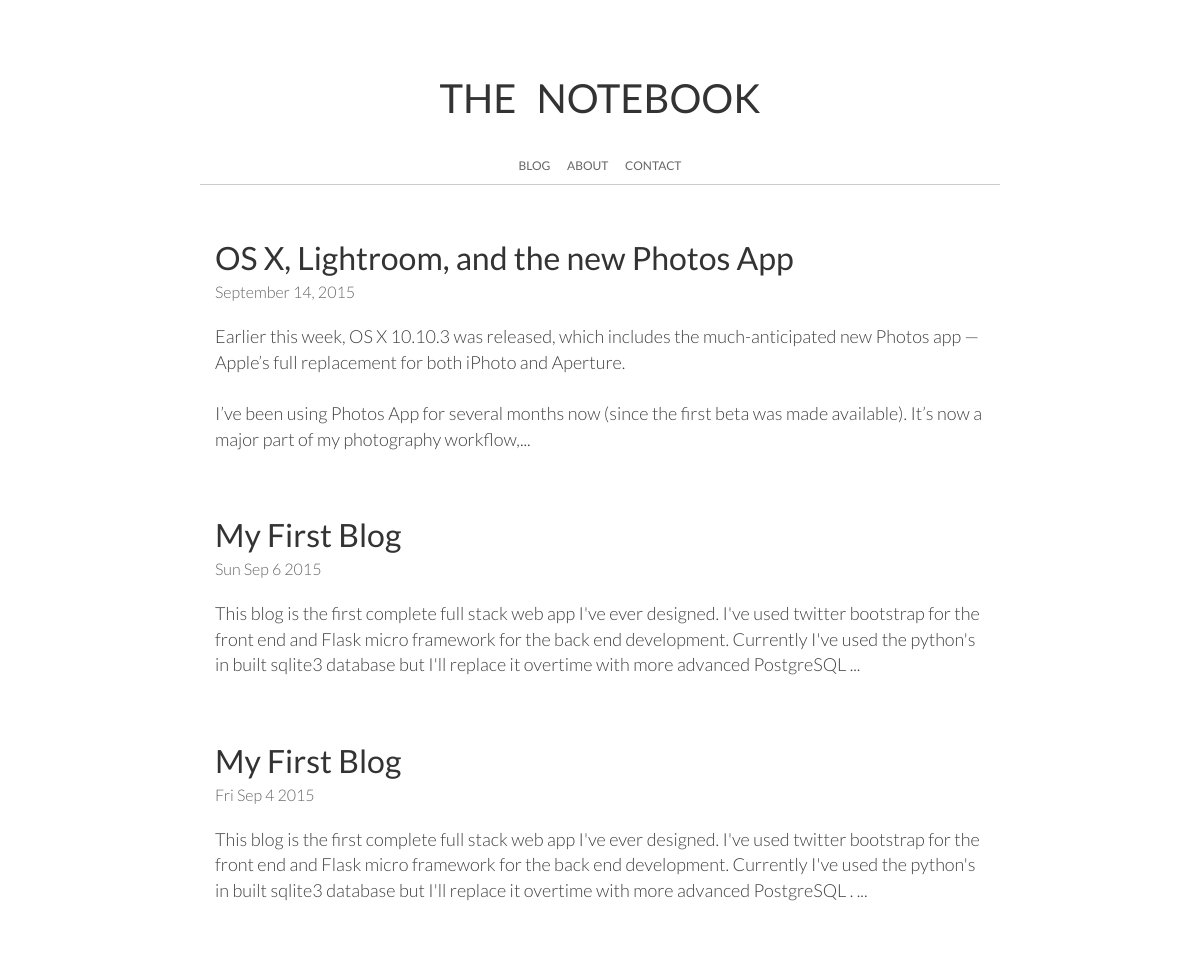
The app's page /, older data.
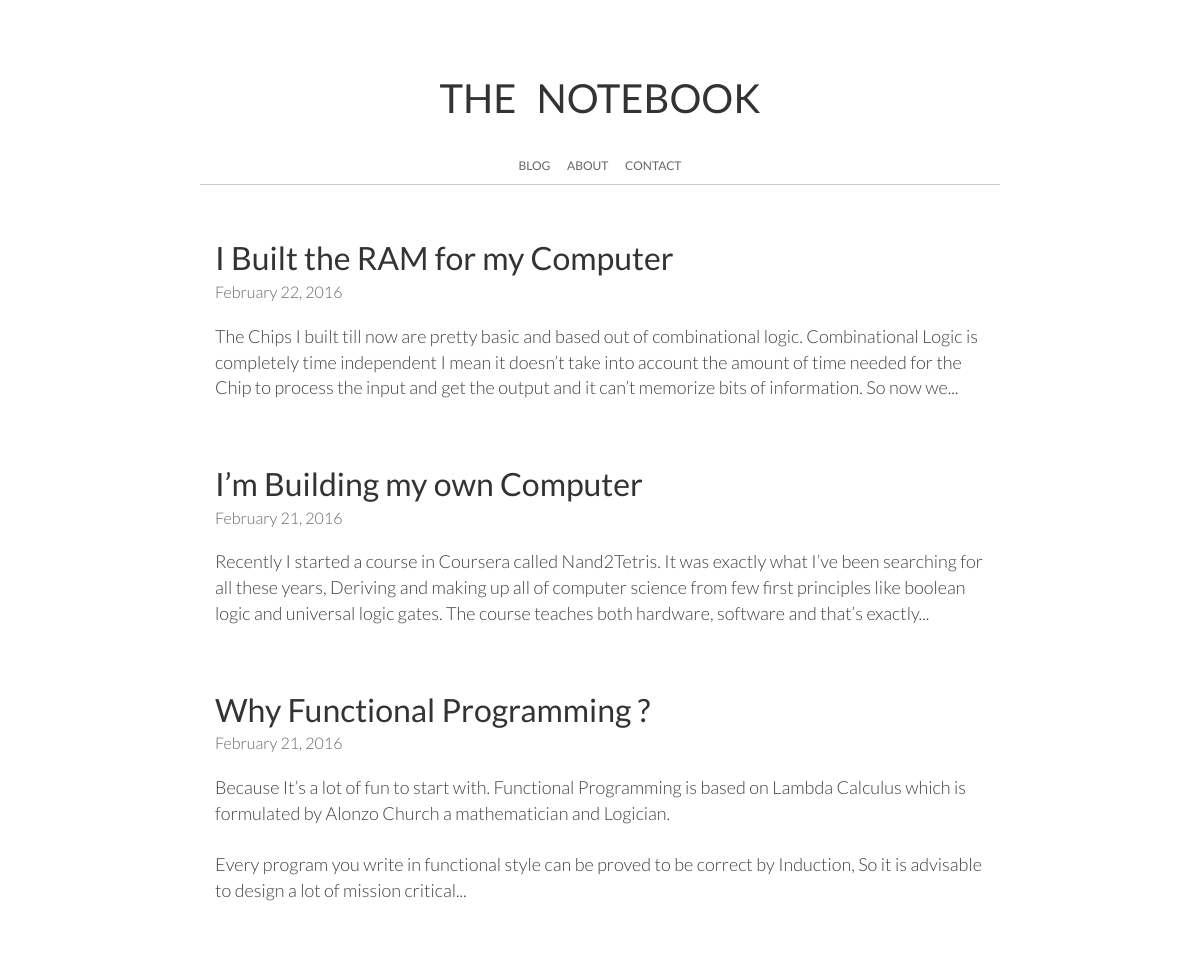
The same page, newer data.
### tables this page shows
CREATE TABLE "blog" (
	`id`	INTEGER PRIMARY KEY AUTOINCREMENT,
	`title`	TEXT,
	`article`	TEXT,
	`time`	TEXT
);

### Blog.py (the view)
@app.route('/')
def index():
	list_of_articles = db_connect()
	print list_of_articles
	return render_template('index.html', articles = list_of_articles ,summary = summary)

### Blog.py (called while the page is built)
def summary(article):
	pos = article.find(" ",300)
	return article[:pos]

def db_connect():
	conn = sqlite3.connect('/var/www/Blog/example.db')
	c = conn.cursor()
	c.execute('SELECT id,title,article,time FROM blog order by id DESC')
	list_of_articles = c.fetchall()
	conn.close()
	return list_of_articles

### templates/index.html
{% extends "layout.html" %}
{% block content %}
    {% for item in articles %}
	<div class="title"><a href={{ "/post/%s"%item[0] }}>{{ item[1] }}</a></div>
	<span style="color:#666;font-size:16px;font-weight:300">{{ item[3] }}</span><br><br>
	{% autoescape false %}
	<div class="article">{{ summary(item[2])+"..." }}</div>
	{% endautoescape %}
	<br><br><br>
    {% endfor %}
{% endblock %}

### templates/layout.html (shortened to what this page needs)
<!DOCTYPE html>
<html>
<head>
    {% block head %}
	<link rel="stylesheet" type="text/css" href="/static/css/bootstrap.min.css">
	<link rel="stylesheet" type="text/css" href="/static/css/index.css">
	{% endblock %}
</head>
<body>
	<div class="container-fluid" style="margin-top:70px;">
	    <div class="row">
	    	<div class="col-md-2"></div>
	    	<div class="col-md-8 head">
	    		<div class="heading">
	    		    THE&ensp;NOTEBOOK
	    		    <br>
	    		    <p class="links">
	    		    	<a href="/">BLOG</a> &emsp; <a href="/about">ABOUT</a> &emsp; <a href="/contact">CONTACT</a>
	    		    </p>
	    		</div>
	    	</div>
	    	<div class="col-md-2"></div>
	    </div>
		<div class="row">
			<div class="col-md-2"></div>
			<div class="col-md-8">
				{% block content %}{% endblock %}
			</div>
			<div class="col-md-2"></div>
		</div>
	</div>
</body>
</html>

### static/css/index.css (style rules this page uses)
body { font-family: 'Lato'; }
.head { margin-bottom: 50px; padding-bottom: 0px; border-bottom: solid 1px #ccc; }
.heading { color: #333; font-weight: 400; font-size: 40px; width: 100%; text-align: center; }
.heading .links { font-weight: 400; font-size: 12px; margin-top: 30px; }
.links a, .links a:hover, .links a:focus { text-decoration: none; color: #666; }
.title { font-weight: 400; font-size: 32px; color: #333; }
.title a, .title a:hover, .title a:focus,.article a, .article a:hover, .article a:focus { text-decoration: none; color: #333; }
.article { font-weight: 300; font-size: 18px; color: #404040; }

Row changes from the older to the newer data that the page shows:
removed blog: title "OS X, Lightroom, and the new Photos App", time "September 14, 2015", article "Earlier this week, OS X 10.10.3 was released, which includes the much-anticipated new Photos app — Apple’s full replacement for both iPhoto and Aperture. I’ve been using Photos App for several months now (since the first beta was made available). It’s now a major part of my photography workflow,..."
removed blog: title "My First Blog", time "Sun Sep 6 2015", article "This blog is the first complete full stack web app I've ever designed. I've used twitter bootstrap for the front end and Flask micro framework for the back end development. Currently I've used the python's in built sqlite3 database but I'll replace it overtime with more advanced PostgreSQL ..."
removed blog: title "My First Blog", time "Fri Sep 4 2015", article "This blog is the first complete full stack web app I've ever designed. I've used twitter bootstrap for the front end and Flask micro framework for the back end development. Currently I've used the python's in built sqlite3 database but I'll replace it overtime with more advanced PostgreSQL . ..."
added blog: title "I Built the RAM for my Computer", time "February 22, 2016", article "The Chips I built till now are pretty basic and based out of combinational logic. Combinational Logic is completely time independent I mean it doesn’t take into account the amount of time needed for the Chip to process the input and get the output and it can’t memorize bits of information. So now we..."
added blog: title "I’m Building my own Computer", time "February 21, 2016", article "Recently I started a course in Coursera called Nand2Tetris. It was exactly what I’ve been searching for all these years, Deriving and making up all of computer science from few first principles like boolean logic and universal logic gates. The course teaches both hardware, software and that’s exactly..."
added blog: title "Why Functional Programming ?", time "February 21, 2016", article "Because It’s a lot of fun to start with. Functional Programming is based on Lambda Calculus which is formulated by Alonzo Church a mathematician and Logician. Every program you write in functional style can be proved to be correct by Induction, So it is advisable to design a lot of mission critical..."
